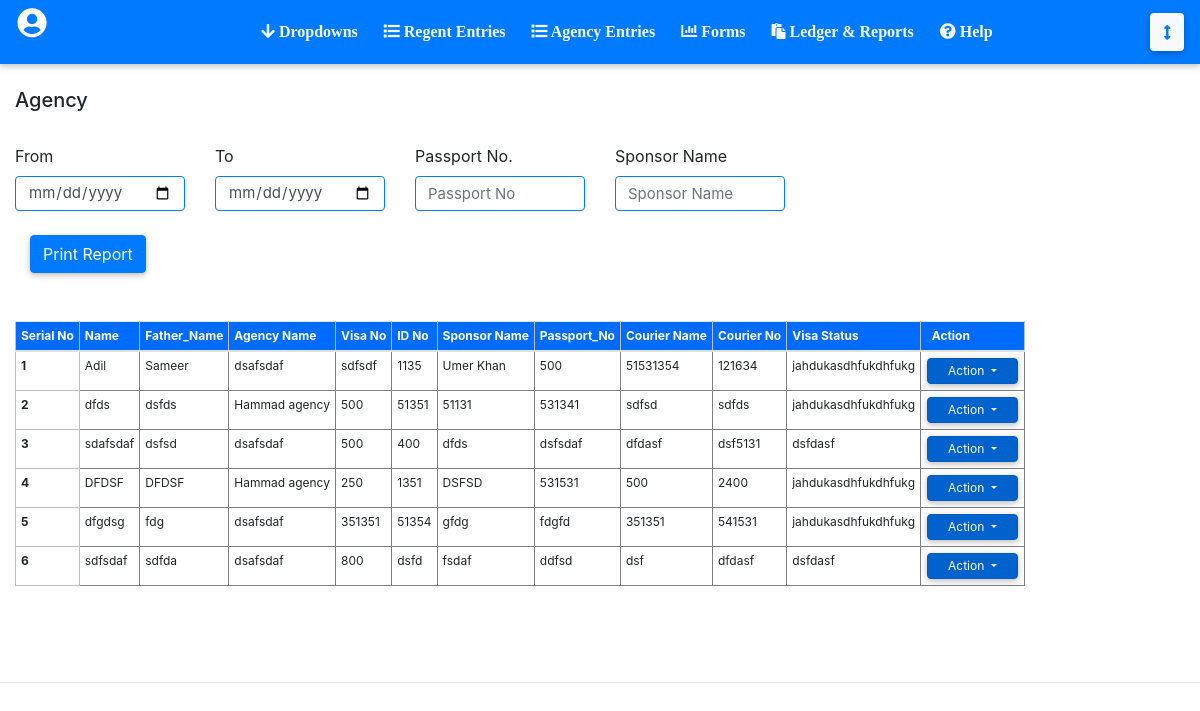
The app's page /All-Case-Reports.php with its own data.
### tables this page shows
CREATE TABLE `cases` (
  `case_id` int(11) NOT NULL,
  `user_id` int(11) NOT NULL,
  `agency_id` int(11) NOT NULL,
  `visa_file_no` varchar(255) NOT NULL,
  `visa_no` varchar(255) NOT NULL,
  `visa_id_no` varchar(255) NOT NULL,
  `visa_sponsor_name` varchar(255) NOT NULL,
  `visa_date` varchar(255) NOT NULL,
  `visa_profession_id` int(11) NOT NULL,
  `visa_price_as_per_agency` double NOT NULL,
  `visa_price_as_per_regent` double NOT NULL,
  `passenger_name` varchar(255) NOT NULL,
  `passenger_father_name` varchar(255) NOT NULL,
  `passenger_eno` varchar(255) NOT NULL,
  `passenger_passport_no` varchar(255) NOT NULL,
  `passenger_dob` varchar(255) NOT NULL,
  `passenger_name_urdu` varchar(255) NOT NULL,
  `passenger_father_name_urdu` varchar(255) NOT NULL,
  `passenger_date_of_issue` varchar(255) NOT NULL,
  `passenger_date_of_expiry` varchar(255) NOT NULL,
  `passenger_submit_date` varchar(255) NOT NULL,
  `passenger_cnic` varchar(255) NOT NULL,
  `submitted_to` varchar(255) NOT NULL,
  `visa_status_id` int(11) NOT NULL,
  `visa_courier_date` varchar(255) NOT NULL,
  `visa_courier_name` varchar(255) NOT NULL,
  `visa_courier_no` varchar(255) NOT NULL,
  `remarks` varchar(255) NOT NULL,
  `current_date_submission` varchar(255) NOT NULL,
  `type` varchar(20) DEFAULT NULL
);

CREATE TABLE `users` (
  `user_id` int(11) NOT NULL,
  `name` varchar(255) NOT NULL,
  `email` varchar(255) NOT NULL,
  `password` varchar(255) NOT NULL,
  `city` varchar(255) NOT NULL,
  `cnic` varchar(255) NOT NULL,
  `phone` varchar(255) NOT NULL,
  `address` varchar(255) NOT NULL,
  `image` longblob NOT NULL,
  `role` varchar(255) NOT NULL
);

CREATE TABLE `visa_status` (
  `visa_status_id` int(11) NOT NULL,
  `name` varchar(255) NOT NULL
);

### All-Case-Reports.php (the view, shortened to what this page needs)
<?php
include_once('header.php');
include_once('connect.php');
?>
<section class="container-fluid">
    <h5>Agency</h5>
    <br>
	<section class="row" style="align-items: center;">
		<section class="col-md-2">
			<span >From</span>
			<input type="date" class="form-control input-box" placeholder="Name" />
		</section>
		<section class="col-md-2">
			<span >To</span>
			<input type="date" class="form-control input-box" placeholder="Name" />
		</section>
		<section class="col-md-2">
			<span >Passport No.</span>
			<input id="search_passport_no" type="text" class="form-control input-box" placeholder="Passport No" />
		</section>
		<section class="col-md-2">
			<span >Sponsor Name</span>
			<input id="search_sponsor_name" type="text" class="form-control input-box" placeholder="Sponsor Name" />
		</section>
	</section>
	<br>
<section class="container-fluid">
		<input id="print_table" type="button" class="btn-primary btn" value="Print Report" />
	</section>
	<br><br>
		<div id="print_div">
            <table class="table table-responsive m-auto " style="padding-bottom: 80px;">
                <thead>
                    <tr>
					  <th scope="col">Serial No</th>
                      <th scope="col">Name</th>
					  <th scope="col">Father_Name</th>
                      <th scope="col">Agency Name</th>
                      <th scope="col">Visa No</th>
                      <th scope="col">ID No</th>
                      <th scope="col">Sponsor Name</th>
					  <th scope="col">Passport_No</th>
					  <th scope="col">Courier Name</th>
					  <th scope="col">Courier No</th>
					  <th scope="col">Visa Status</th>
					  <th scope="col" class="tbl1"><span class="text-primary">_</span>Action<span class="text-primary"></span></th>
                    </tr>
                  </thead>
                  <tbody class="result">
                  <tbody>
				<?php
				$query = mysqli_query($con, "
				SELECT cases.*,
				users.name as username,
				visa_status.name as visa_status_name
				FROM `cases`
				INNER JOIN users
				ON users.user_id = cases.agency_id
				INNER JOIN visa_status
				ON visa_status.visa_status_id = cases.visa_status_id
					");
				$count = 1;
				while ($row=mysqli_fetch_array($query)) {
					?>
					<tr class="showAll">
					<th scope="row"><?php echo $count?></th>
					<td><?php echo $row['passenger_name'] ?></td>
					<td><?php echo $row['passenger_father_name'] ?></td>
					<td><?php echo $row['username'] ?></td>
					<td><?php echo $row['visa_no'] ?></td>
					<td><?php echo $row['visa_id_no'] ?></td>
					<td><?php echo $row['visa_sponsor_name'] ?></td>
					<td><?php echo $row['passenger_passport_no'] ?></td>
					<td><?php echo $row['visa_courier_name'] ?></td>
					<td><?php echo $row['visa_courier_no'] ?></td>
					<td><?php echo $row['visa_status_name'] ?></td>
				    <td class="tbl2">
						<div class="dropdown show">
							<a class="btn btn-primary dropdown-toggle"  style="font-size: 12px !important; color: white; padding: 3px; margin: 1px; padding-left: 20px !important; padding-right: 20px !important;" href="#" role="button" id="dropdownMenuLink" data-toggle="dropdown" aria-haspopup="true" aria-expanded="false">
							  Action
							</a>
						</div>
					</td>
				</tr>
					<?php
					$count++;
				}
				?>
                  </tbody>
            </table>
        </div>
</section>
<hr>
</body>
</html>
<link rel="stylesheet" type="text/css" href="css/style.css" media="print">
<link rel="stylesheet" type="text/css" href="css/style2.css" media="all">
<link rel="stylesheet" type="text/css" href="css/style.css">

### header.php (style rules this page uses)
.input-box { background-color: transparent !important; height: 35px !important; border: 0.5px solid #007BFF ; font-size: 15px; margin-top: 8px; }
th { font-size: 12px !important; border: 1px solid rgb(190, 190, 190); padding: 5px !important; width: auto !important; }
tr { width: auto !important; padding: 5px !important; font-size: 12px !important; }
thead { background-color: #006BFF; color: white; }
td { border: 1px solid gray; width: auto !important; padding: 5px !important; font-size: 12px !important; }

### records on screen
cases: passenger_name "Adil", passenger_father_name "Sameer", agency.name "dsafsdaf", visa_no "sdfsdf", visa_id_no "1135", visa_sponsor_name "Umer Khan", passenger_passport_no "500", visa_courier_name "51531354", visa_courier_no "121634", visa_status.name "jahdukasdhfukdhfukg"
cases: passenger_name "dfds", passenger_father_name "dsfds", agency.name "Hammad agency", visa_no "500", visa_id_no "51351", visa_sponsor_name "51131", passenger_passport_no "531341", visa_courier_name "sdfsd", visa_courier_no "sdfds", visa_status.name "jahdukasdhfukdhfukg"
cases: passenger_name "sdafsdaf", passenger_father_name "dsfsd", agency.name "dsafsdaf", visa_no "500", visa_id_no "400", visa_sponsor_name "dfds", passenger_passport_no "dsfsdaf", visa_courier_name "dfdasf", visa_courier_no "dsf5131", visa_status.name "dsfdasf"
cases: passenger_name "DFDSF", passenger_father_name "DFDSF", agency.name "Hammad agency", visa_no "250", visa_id_no "1351", visa_sponsor_name "DSFSD", passenger_passport_no "531531", visa_courier_name "500", visa_courier_no "2400", visa_status.name "jahdukasdhfukdhfukg"
cases: passenger_name "dfgdsg", passenger_father_name "fdg", agency.name "dsafsdaf", visa_no "351351", visa_id_no "51354", visa_sponsor_name "gfdg", passenger_passport_no "fdgfd", visa_courier_name "351351", visa_courier_no "541531", visa_status.name "jahdukasdhfukdhfukg"
cases: passenger_name "sdfsdaf", passenger_father_name "sdfda", agency.name "dsafsdaf", visa_no "800", visa_id_no "dsfd", visa_sponsor_name "fsdaf", passenger_passport_no "ddfsd", visa_courier_name "dsf", visa_courier_no "dfdasf", visa_status.name "dsfdasf"
